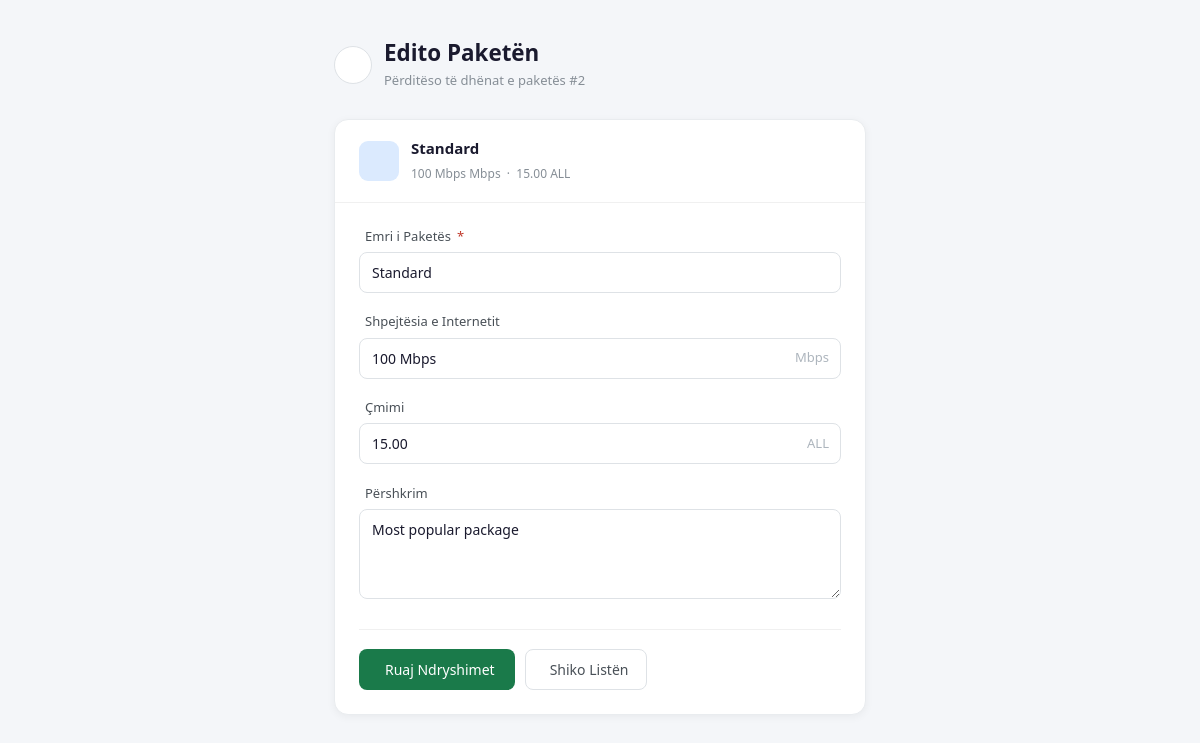
The app's page /isp-management/packages/edit.php?id=2 with its own data.
### tables this page shows
CREATE TABLE `packages` (
  `id` int(11) NOT NULL,
  `package_name` varchar(100) NOT NULL,
  `speed` varchar(50) NOT NULL,
  `price` decimal(10,2) NOT NULL,
  `description` text DEFAULT NULL,
  `created_at` timestamp NOT NULL DEFAULT current_timestamp()
);

### isp-management/packages/edit.php (the view, shortened to what this page needs)
<?php
include "../config/db.php";
$id = (int) $_GET['id'];
$result = mysqli_query($conn, "SELECT * FROM packages WHERE id = $id");
$package = mysqli_fetch_assoc($result);
?>
<!DOCTYPE html>
<html lang="sq">
<head>
    <link href="https://cdn.jsdelivr.net/npm/bootstrap@5.3.8/dist/css/bootstrap.min.css" rel="stylesheet">
    <link rel="stylesheet" href="https://cdn.jsdelivr.net/npm/@tabler/icons-webfont@latest/tabler-icons.min.css">
    <link rel="stylesheet" href="assets/css/style.css">
</head>
<body>
<div class="page-wrapper">
    <div class="page-header">
        <a href="javascript:history.back()" class="back-btn" title="Kthehu mbrapa">
        </a>
        <div class="title-group">
            <h2>Edito Paketën</h2>
            <small>Përditëso të dhënat e paketës #<?php echo $id; ?></small>
        </div>
    </div>
    <div class="form-card">
        <div class="form-card-header">
            <div class="pkg-icon">
            </div>
            <div class="pkg-info">
                <span><?php echo htmlspecialchars($package['package_name']); ?></span>
                <small>
                    <?php echo htmlspecialchars($package['speed']); ?> Mbps
                    &nbsp;·&nbsp;
                    <?php echo htmlspecialchars($package['price']); ?> ALL
                </small>
            </div>
        </div>
        <div class="form-card-body">
            <form method="POST">
                <div class="field-group">
                    <label>
                        Emri i Paketës <span style="color:#c0392b;">*</span>
                    </label>
                    <input type="text" name="package_name"
                           value="<?php echo htmlspecialchars($package['package_name']); ?>"
                           required>
                </div>
                <div class="field-group">
                    <label>
                        Shpejtësia e Internetit
                    </label>
                    <div class="input-with-suffix">
                        <input type="text" name="speed"
                               value="<?php echo htmlspecialchars($package['speed']); ?>">
                        <span class="input-suffix">Mbps</span>
                    </div>
                </div>
                <div class="field-group">
                    <label>
                        Çmimi
                    </label>
                    <div class="input-with-suffix">
                        <input type="text" name="price"
                               value="<?php echo htmlspecialchars($package['price']); ?>">
                        <span class="input-suffix">ALL</span>
                    </div>
                </div>
                <div class="field-group">
                    <label>
                        Përshkrim
                    </label>
                    <textarea name="description"><?php echo htmlspecialchars($package['description']); ?></textarea>
                </div>
                <div class="form-actions">
                    <button type="submit" name="update_package" class="btn-submit">
                        <i class="ti ti-device-floppy"></i> Ruaj Ndryshimet
                    </button>
                    <a href="list.php" class="btn-back-list">
                        <i class="ti ti-list"></i> Shiko Listën
                    </a>
                </div>
            </form>
        </div>
    </div>
</div>
</body>
</html>

### isp-management/assets/css/style.css (style rules this page uses)
* { box-sizing: border-box; margin: 0; padding: 0; }

### isp-management/packages/edit.php (style rules this page uses)
body { background: #f4f6f9; font-family: 'Segoe UI', sans-serif; }
.page-wrapper { max-width: 580px; margin: 2.5rem auto; padding: 0 1.5rem; }
.page-header { display: flex; align-items: center; gap: 12px; margin-bottom: 1.75rem; }
.back-btn { width: 38px; height: 38px; border-radius: 50%; border: 1px solid #dee2e6; background: #fff; display: flex; align-items: center; justify-content: center; color: #6c757d; text-decoration: none; transition: all 0.15s; flex-shrink: 0; }
.title-group h2 { margin: 0; font-size: 1.4rem; font-weight: 600; color: #1a1a2e; }
.title-group small { color: #868e96; font-size: 13px; }
.form-card { background: #fff; border: 1px solid #e9ecef; border-radius: 14px; overflow: hidden; box-shadow: 0 2px 8px rgba(0,0,0,0.05); }
.form-card-header { padding: 1.1rem 1.5rem; border-bottom: 1px solid #f0f0f0; display: flex; align-items: center; gap: 12px; }
.pkg-icon { width: 40px; height: 40px; border-radius: 9px; background: #dbeafe; display: flex; align-items: center; justify-content: center; color: #1d4ed8; font-size: 20px; flex-shrink: 0; }
.form-card-header .pkg-info span { font-size: 15px; font-weight: 600; color: #1a1a2e; display: block; }
.form-card-header .pkg-info small { font-size: 12px; color: #868e96; }
.form-card-body { padding: 1.5rem; }
.field-group { margin-bottom: 1.2rem; }
.field-group label { display: flex; align-items: center; gap: 6px; font-size: 13px; font-weight: 500; color: #495057; margin-bottom: 6px; }
.field-group input, .field-group textarea { width: 100%; padding: 9px 12px; border: 1px solid #dee2e6; border-radius: 8px; font-size: 14px; color: #1a1a2e; background: #fff; outline: none; transition: border 0.15s, box-shadow 0.15s; }
.input-with-suffix { position: relative; }
.input-with-suffix input { padding-right: 52px; }
.input-suffix { position: absolute; right: 12px; top: 50%; transform: translateY(-50%); font-size: 13px; color: #adb5bd; font-weight: 500; pointer-events: none; }
.field-group textarea { resize: vertical; min-height: 90px; }
.form-actions { display: flex; gap: 10px; margin-top: 1.5rem; padding-top: 1.2rem; border-top: 1px solid #f0f0f0; }
.btn-submit { display: flex; align-items: center; gap: 6px; padding: 9px 20px; font-size: 14px; font-weight: 500; background: #1a7a4a; color: #fff; border: none; border-radius: 8px; cursor: pointer; transition: background 0.15s; }
.btn-back-list { display: flex; align-items: center; gap: 6px; padding: 9px 18px; font-size: 14px; font-weight: 500; background: #fff; color: #495057; border: 1px solid #dee2e6; border-radius: 8px; text-decoration: none; transition: all 0.15s; }

### records on screen
packages: package_name "Standard", speed "100 Mbps", price "15.00", description "Most popular package"

### other values on screen
$id "2"
